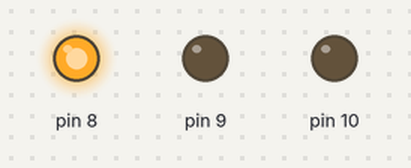
The sketch below on a simulated Arduino Uno, built with avr-gcc and run on an emulated ATmega328P. On the bench: output pins drawn as LEDs (lit = HIGH).

Above: at 2.5 s.
At 6.0 s:
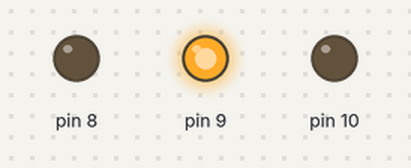
At 8.5 s:
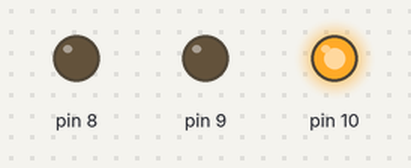
Timing chart, 0 to 13.0 s (numbered marks = the images above):
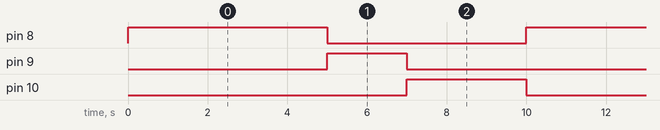

Measured:
- by itself, pin 8: alternates HIGH for 5.0 s and LOW for 5.0 s
- by itself, pin 9: alternates HIGH for 2.0 s and LOW for 8.0 s
- by itself, pin 10: alternates HIGH for 3.0 s and LOW for 7.0 s

The sketch:

Lab5_Ex5_One_Way_Traffic_Light.ino
```cpp
void setup() {
  for (int i = 8; i <= 10; ++i){
    pinMode(i, OUTPUT);
    digitalWrite(i, LOW);
  }
}

void loop() {
  digitalWrite(8, HIGH);
  delay(5000);
  digitalWrite(8, LOW);
  digitalWrite(9, HIGH);
  delay(2000);
  digitalWrite(9, LOW);
  digitalWrite(10, HIGH);
  delay(3000);
  digitalWrite(10, LOW);
}
```
